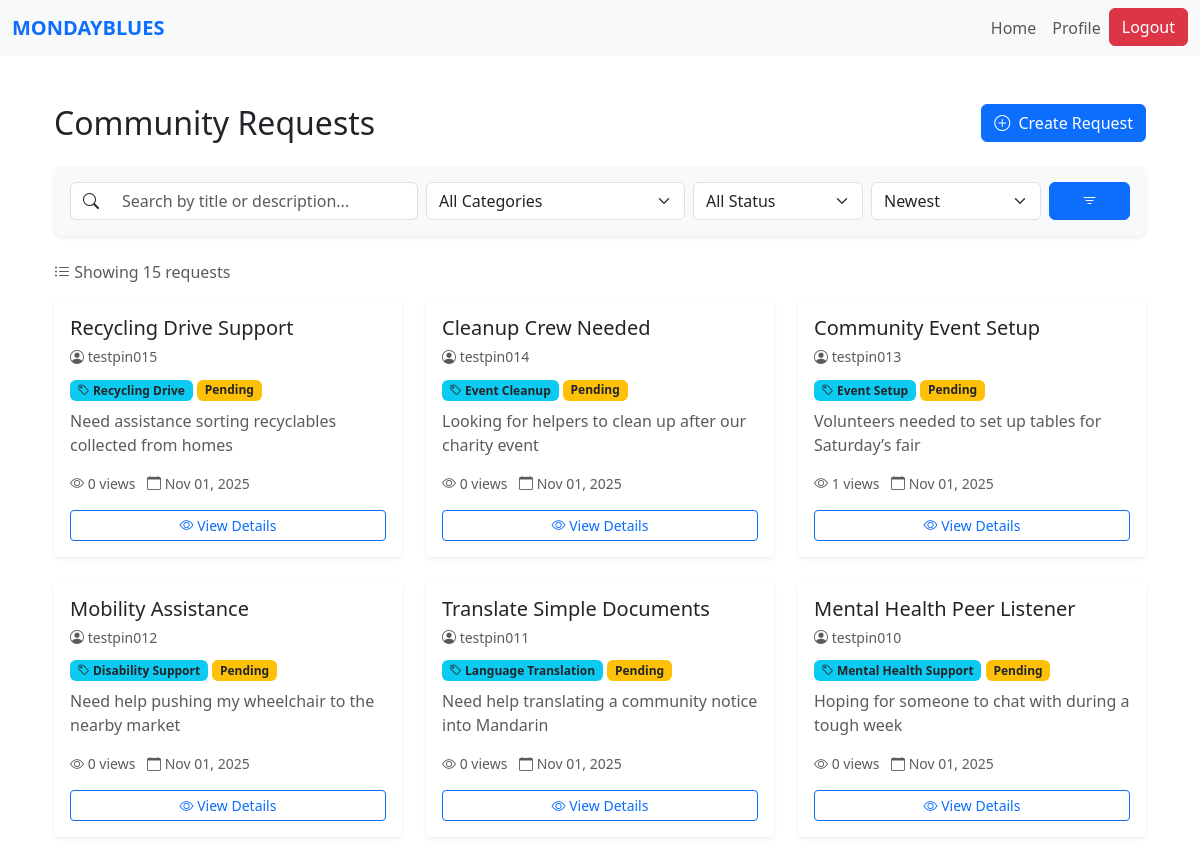
The app's page / (signed in, upper part), older data.
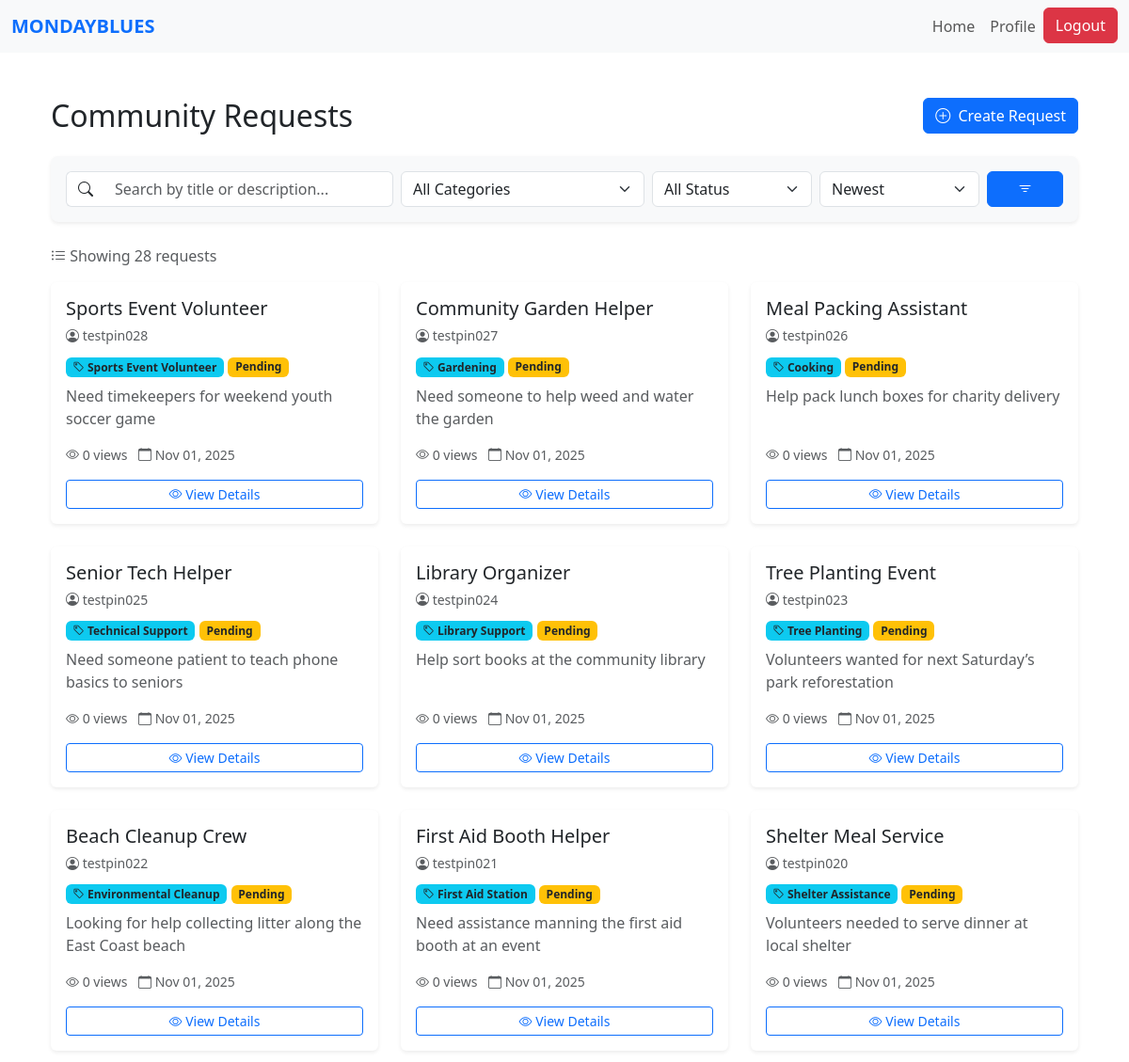
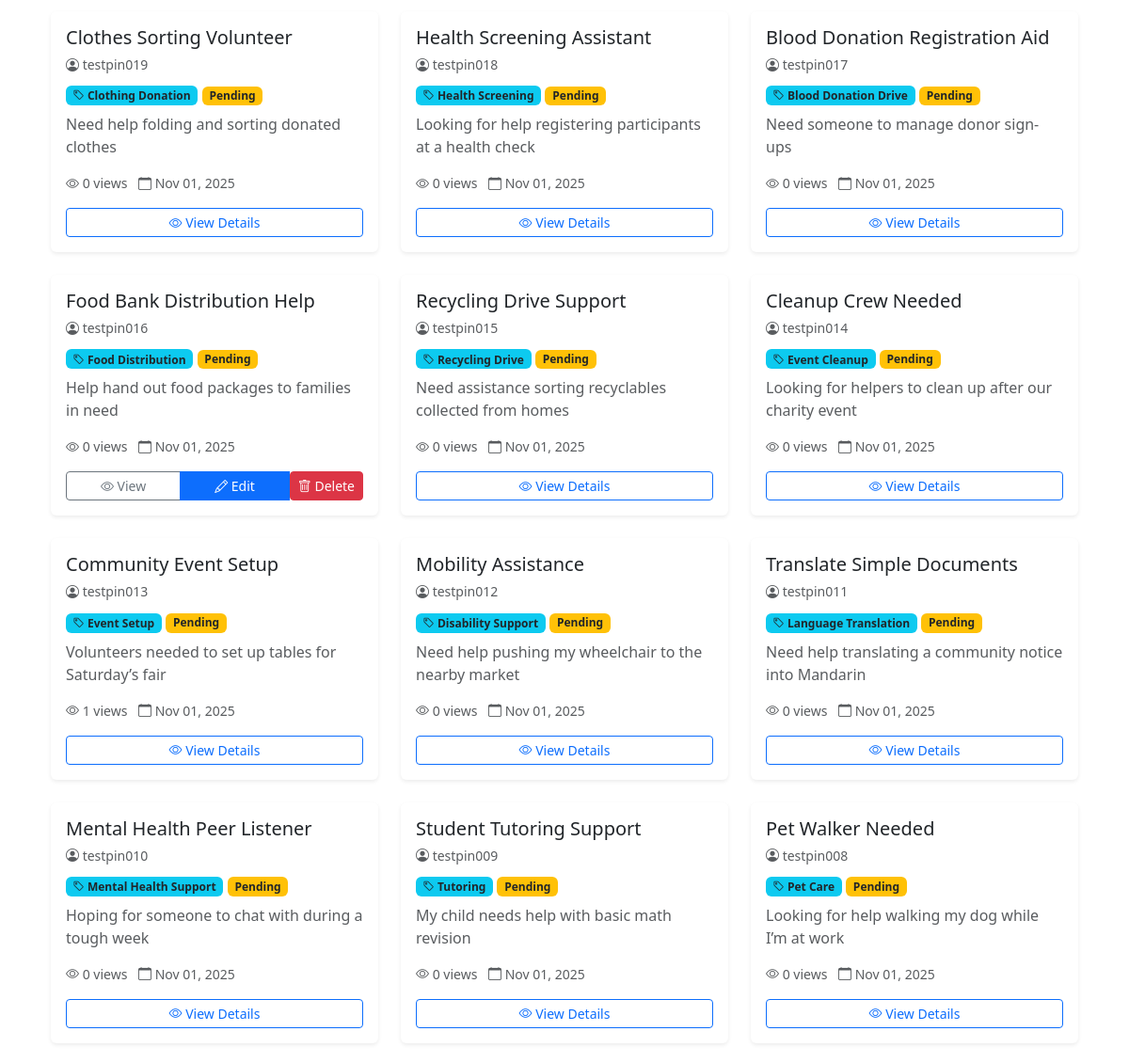
The same page, newer data (2 pictures, top to bottom).
### website/models.py (models this page shows)
class Request(db.Model):
    id = db.Column(db.Integer, primary_key=True)
    title = db.Column(db.String(150), nullable=False)
    description = db.Column(db.Text, nullable=False)
    category_id = db.Column(db.Integer, db.ForeignKey('category.id'), nullable=False)
    category = db.relationship('Category', backref='requests')
    status = db.Column(db.String(20), default='Pending')  # Pending, Accepted, Completed
    scheduled_datetime = db.Column(db.DateTime, nullable=False)
    view_count = db.Column(db.Integer, default=0)
    date_created = db.Column(db.DateTime, default=datetime.utcnow)
    user_id = db.Column(db.Integer, db.ForeignKey('user.id'), nullable=False)
    volunteer_id = db.Column(db.Integer, db.ForeignKey('volunteer.id'), nullable=True)
    user = db.relationship('User', backref=db.backref('requests', lazy=True, cascade='all, delete-orphan'), lazy=True)
    volunteer = db.relationship('Volunteer', backref=db.backref('assigned_requests', lazy=True), lazy=True)

class User(db.Model, UserMixin):
    id = db.Column(db.Integer, primary_key=True)
    name = db.Column(db.String(150))
    email = db.Column(db.String(150), unique=True)
    password = db.Column(db.String(150))
    date_created = db.Column(db.DateTime(timezone=True), default=func.now())
    role = db.Column(db.String(50), default='PIN')
    status = db.Column(db.String(20), default='Pending')  # Pending, Approved, Suspended
    """    total_rating = db.Column(db.Float, default=0)
    num_ratings = db.Column(db.Integer, default=0)

    def update_rating(self, new_rating: float):
        #Update overall CSR rating with a new rating value.
        if self.num_ratings == 0:
            self.total_rating = new_rating
        else:
            self.total_rating = ((self.total_rating * self.num_ratings) + new_rating) / (self.num_ratings + 1)
        self.num_ratings += 1"""

class Category(db.Model):
    id = db.Column(db.Integer, primary_key=True)
    name = db.Column(db.String(100), unique=True, nullable=False)
    description = db.Column(db.String(250))
    date_created = db.Column(db.DateTime, default=datetime.utcnow)

### website/views.py (the view, shortened to what this page needs)
@views.route('/')
def home():
    if not current_user.is_authenticated:
        return redirect(url_for('auth.login'))
    categories = Category.query.order_by(Category.name).all()
    search_query = request.args.get('q', '').strip()
    category_filter = request.args.get('category', '')
    status_filter = request.args.get('status', '')
    sort_by = request.args.get('sort', 'newest')
    query = Request.query
    if category_filter:
        query = query.join(Category).filter(Category.name == category_filter)
    if status_filter:
        query = query.filter(Request.status == status_filter)
    if sort_by == 'oldest':
        query = query.order_by(Request.date_created.asc())
    elif sort_by == 'views':
        query = query.order_by(Request.view_count.desc())
    elif sort_by == 'title':
        query = query.order_by(Request.title.asc())
    else:  # newest (default)
        query = query.order_by(Request.date_created.desc())
    requests = query.all()
    return render_template(
        'home.html',
        user=current_user,
        requests=requests,
        categories=categories
    )

### website/templates/home.html (shortened to what the changed rows need)
{% extends "base.html" %}
{% block content %}
<div class="container my-5">
  <div class="d-flex justify-content-between align-items-center mb-4">
    <h2 class="mb-0">Community Requests</h2>
    {% if current_user.is_authenticated and current_user.role == 'PIN' and current_user.status != "Pending" and current_user.status != "Suspended" %}
      <button class="btn btn-primary" onclick="location.href='/create-request'">
      </button>
    {% endif %}
  </div>
  <form method="GET" action="{{ url_for('views.home') }}" class="bg-light p-3 rounded-3 mb-4 shadow-sm">
    <div class="row g-2 align-items-center">
    </div>
  </form>
  {% if requests %}
    <p class="text-muted mb-3">
      <i class="bi bi-list-ul"></i> Showing {{ requests|length }} request{% if requests|length != 1 %}s{% endif %}
    </p>
  {% endif %}
  <div class="row g-4">
    {% if requests %}
      {% for req in requests %}
        {% if req.user.status != "Suspended" %}
          <div class="col-md-4">
            <div class="card h-100 border-0 shadow-sm hover-shadow transition">
              <div class="card-body d-flex flex-column">
                <div class="mb-2">
                  <h5 class="card-title text-dark mb-1">{{ req.title }}</h5>
                  <small class="text-muted">
                    <i class="bi bi-person-circle"></i> {{ req.user.name }}
                  </small>
                </div>
                <div class="mb-2">
                  <span class="badge bg-info text-dark">
                    <i class="bi bi-tag"></i> {{ req.category.name }}
                  </span>
                  <span class="badge
                    {% if req.status == 'Pending' %}bg-warning text-dark
                    {% elif req.status == 'Assigned' %}bg-primary
                    {% elif req.status == 'Accepted' %}bg-success
                    {% elif req.status == 'Completed' %}bg-secondary
                    {% else %}bg-light text-dark{% endif %}
                  ">
                    {{ req.status }}
                  </span>
                </div>
                <p class="text-muted flex-grow-1">
                  {{ req.description[:100] }}{% if req.description|length > 100 %}...{% endif %}
                </p>
                <div class="text-muted small mb-3">
                  <i class="bi bi-eye"></i> {{ req.view_count }} views
                  <span class="ms-2">
                    <i class="bi bi-calendar"></i> {{ req.date_created.strftime('%b %d, %Y') }}
                  </span>
                </div>
                <div class="mt-auto">
                  {% if current_user.is_authenticated and req.user_id == current_user.id %}
                    <div class="btn-group w-100" role="group">
                      <a href="{{ url_for('views.view_request', id=req.id) }}" class="btn btn-outline-secondary btn-sm">
                        <i class="bi bi-eye"></i> View
                      </a>
                      <a href="{{ url_for('views.edit_request', id=req.id) }}" class="btn btn-primary btn-sm">
                        <i class="bi bi-pencil"></i> Edit
                      </a>
                      <form action="{{ url_for('csr.delete_request', request_id=req.id) }}" method="POST" onsubmit="return confirm('Are you sure you want to delete this request?');">
                        <button class="btn btn-danger btn-sm" type="submit">
                          <i class="bi bi-trash"></i> Delete
                        </button>
                      </form>
                    </div>
                  {% else %}
                    <a href="{{ url_for('views.view_request', id=req.id) }}" class="btn btn-outline-primary w-100 btn-sm">
                      <i class="bi bi-eye"></i> View Details
                    </a>
                  {% endif %}
                </div>
              </div>
            </div>
          </div>
        {% endif %}
      {% endfor %}
    {% endif %}
  </div>
</div>
<link rel="stylesheet" href="https://cdn.jsdelivr.net/npm/bootstrap-icons@1.10.0/font/bootstrap-icons.css">
{% endblock %}

Row changes from the older to the newer data that the page shows:
added Request: title "Sports Event Volunteer", user.name "testpin028", category.name "Sports Event Volunteer", status "Pending", description "Need timekeepers for weekend youth soccer game", view_count "0", date_created "Nov 01, 2025"
added Request: title "Community Garden Helper", user.name "testpin027", category.name "Gardening", status "Pending", description "Need someone to help weed and water the garden", view_count "0", date_created "Nov 01, 2025"
added Request: title "Meal Packing Assistant", user.name "testpin026", category.name "Cooking", status "Pending", description "Help pack lunch boxes for charity delivery", view_count "0", date_created "Nov 01, 2025"
added Request: title "Senior Tech Helper", user.name "testpin025", category.name "Technical Support", status "Pending", description "Need someone patient to teach phone basics to seniors", view_count "0", date_created "Nov 01, 2025"
added Request: title "Library Organizer", user.name "testpin024", category.name "Library Support", status "Pending", description "Help sort books at the community library", view_count "0", date_created "Nov 01, 2025"
added Request: title "Tree Planting Event", user.name "testpin023", category.name "Tree Planting", status "Pending", description "Volunteers wanted for next Saturday’s park reforestation", view_count "0", date_created "Nov 01, 2025"
added Request: title "Beach Cleanup Crew", user.name "testpin022", category.name "Environmental Cleanup", status "Pending", description "Looking for help collecting litter along the East Coast beach", view_count "0", date_created "Nov 01, 2025"
added Request: title "First Aid Booth Helper", user.name "testpin021", category.name "First Aid Station", status "Pending", description "Need assistance manning the first aid booth at an event", view_count "0", date_created "Nov 01, 2025"
added Request: title "Shelter Meal Service", user.name "testpin020", category.name "Shelter Assistance", status "Pending", description "Volunteers needed to serve dinner at local shelter", view_count "0", date_created "Nov 01, 2025"
added Request: title "Clothes Sorting Volunteer", user.name "testpin019", category.name "Clothing Donation", status "Pending", description "Need help folding and sorting donated clothes", view_count "0", date_created "Nov 01, 2025"
added Request: title "Health Screening Assistant", user.name "testpin018", category.name "Health Screening", status "Pending", description "Looking for help registering participants at a health check", view_count "0", date_created "Nov 01, 2025"
added Request: title "Blood Donation Registration Aid", user.name "testpin017", category.name "Blood Donation Drive", status "Pending", description "Need someone to manage donor sign-ups", view_count "0", date_created "Nov 01, 2025"
added Request: title "Food Bank Distribution Help", user.name "testpin016", category.name "Food Distribution", status "Pending", description "Help hand out food packages to families in need", view_count "0", date_created "Nov 01, 2025"
now on this page (row unchanged): Request: title "Student Tutoring Support", user.name "testpin009", category.name "Tutoring", status "Pending", description "My child needs help with basic math revision", view_count "0", date_created "Nov 01, 2025"
now on this page (row unchanged): Request: title "Pet Walker Needed", user.name "testpin008", category.name "Pet Care", status "Pending", description "Looking for help walking my dog while I’m at work", view_count "0", date_created "Nov 01, 2025"
Text that changed along with them:
{{ requests|length }}: "15" → "28"
